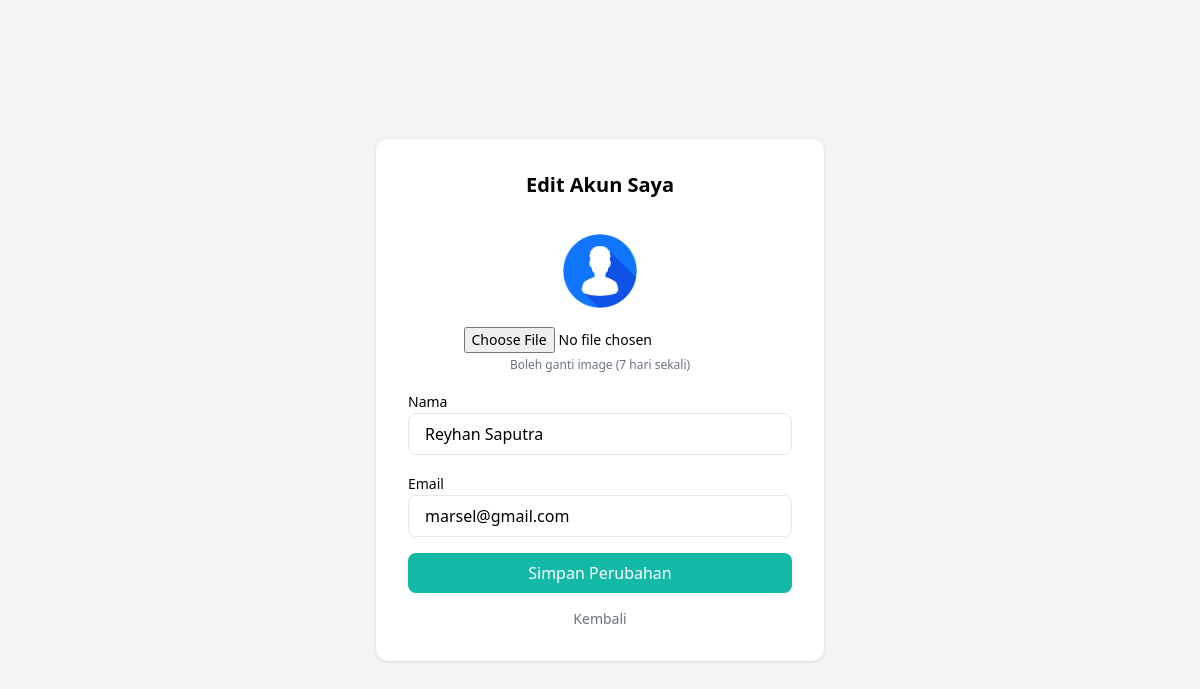
The app's page /auth/edit_akun.php (signed in) with its own data.
### tables this page shows
CREATE TABLE `users` (
  `id_user` int(11) NOT NULL,
  `nik` char(16) NOT NULL,
  `nama` varchar(100) NOT NULL,
  `email` varchar(100) DEFAULT NULL,
  `image` varchar(255) NOT NULL,
  `password` varchar(255) NOT NULL,
  `role` enum('super_admin','penjual','pembeli') NOT NULL,
  `status` enum('online','offline','nonaktif') DEFAULT 'offline',
  `last_activity` datetime DEFAULT NULL,
  `created_at` timestamp NOT NULL DEFAULT current_timestamp(),
  `updated_at` timestamp NOT NULL DEFAULT current_timestamp() ON UPDATE current_timestamp(),
  `alamat` varchar(255) NOT NULL,
  `last_photo_update` datetime DEFAULT NULL,
  `reset_token` varchar(255) DEFAULT NULL,
  `reset_expired` datetime DEFAULT NULL,
  `norek` varchar(50) DEFAULT NULL,
  `nama_bank` varchar(50) DEFAULT NULL,
  `qris` varchar(255) DEFAULT NULL
);

### auth/edit_akun.php (the view, shortened to what this page needs)
<?php
require '../auth/connection.php';
$id_user = $_SESSION['id_user'];
$data = mysqli_query($conn, "SELECT * FROM users WHERE id_user='$id_user'");
$user = mysqli_fetch_assoc($data);
$bolehGantiimage = true;
?>
<!DOCTYPE html>
<html lang="id">
<head>
    <script src="https://cdn.tailwindcss.com"></script>
</head>
<body class="bg-gray-100 min-h-screen flex items-center justify-center">
<div class="bg-white p-8 rounded-xl shadow w-full max-w-md">
    <h2 class="text-xl font-bold mb-6 text-center">Edit Akun Saya</h2>
    <form method="POST" enctype="multipart/form-data" class="space-y-4">
        <div class="text-center">
            <img src="<?= $user['image'] ?: '../assets/default_user.png' ?>"
                 class="w-24 h-24 rounded-full mx-auto object-cover mb-2">
            <?php if ($bolehGantiimage): ?>
                <input type="file" name="image" class="text-sm mx-auto">
                <p class="text-xs text-gray-500 mt-1">Boleh ganti image (7 hari sekali)</p>
            <?php else: ?>
                <p class="text-xs text-red-500">image bisa diganti setelah 7 hari</p>
            <?php endif; ?>
        </div>
        <div>
            <label class="text-sm font-medium">Nama</label>
            <input type="text" name="nama" value="<?= htmlspecialchars($user['nama']) ?>"
                   class="w-full px-4 py-2 border rounded-lg focus:ring focus:ring-teal-300" required>
        </div>
        <div>
            <label class="text-sm font-medium">Email</label>
            <input type="email" name="email" value="<?= htmlspecialchars($user['email']) ?>"
                   class="w-full px-4 py-2 border rounded-lg focus:ring focus:ring-teal-300" required>
        </div>
        <button type="submit"
                class="w-full bg-teal-500 hover:bg-teal-600 text-white py-2 rounded-lg">
            Simpan Perubahan
        </button>
        <a href="../penjual/admin.php"
           class="block text-center text-sm text-gray-500 hover:underline">
           Kembali
        </a>
    </form>
</div>
</body>
</html>

### records on screen
users: image (picture), nama "Reyhan Saputra", email "marsel@gmail.com"
